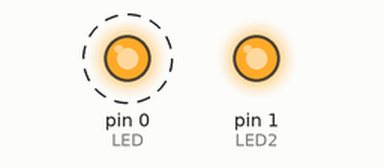
This sketch was run on a simulated Arduino Uno, built with avr-gcc and run on an emulated ATmega328P. Parts: output pins drawn as LEDs (lit = HIGH). Dashed ring = blinking.

Above: at 0.5 s.
Timing chart, 0 to 3.0 s (numbered marks = the images above):
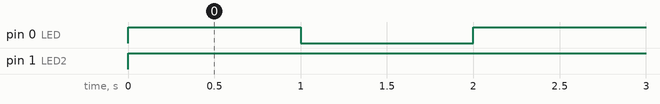

The sketch:

ethan_bates_blinking_led.ino
```cpp
int LED = 0;
int LED2 = 1;

void setup(){
  pinMode(LED, OUTPUT);
  pinMode(LED2, OUTPUT);
}


void loop(){
  digitalWrite(LED, HIGH);
  digitalWrite(LED2, HIGH);
  delay(1000);
  digitalWrite(LED, LOW);
  digitalWrite(LED, LOW);
  delay(1000);
}
```

Measured:
- by itself, pin 0 (LED): alternates HIGH for 1.0 s and LOW for 1.0 s
- by itself, pin 1 (LED2): LOW → HIGH at 0.00 s
